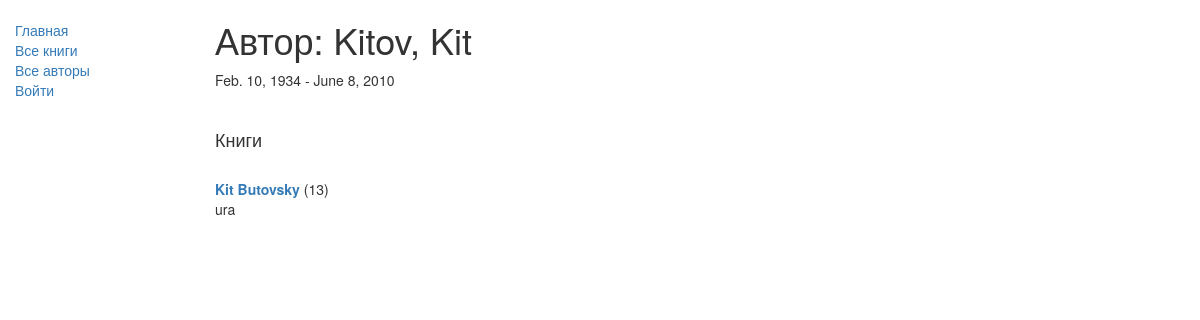
/catalog/author/3, run on an earlier commit of the app's database.
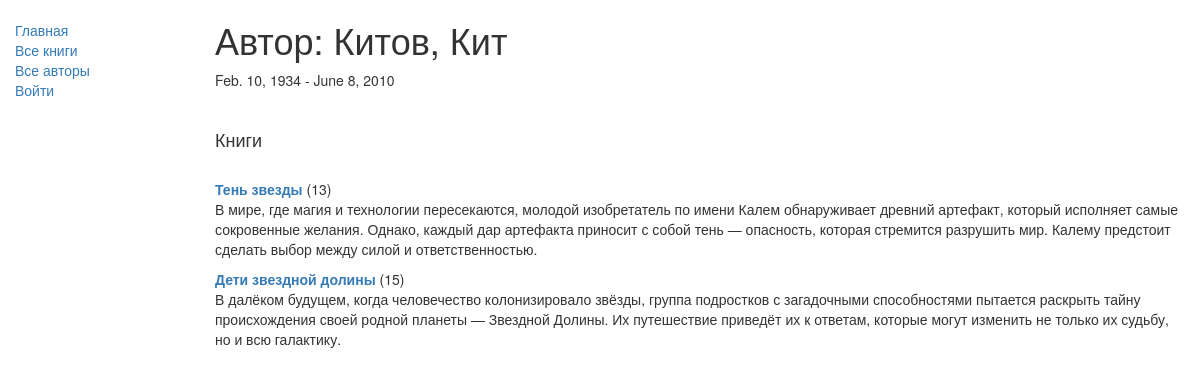
And on a later commit of the database.
### catalog/models.py (models this page shows, shortened)
class Author(models.Model):
    first_name = models.CharField(max_length=100)
    last_name = models.CharField(max_length=100)
    date_of_birth = models.DateField(null=True, blank=True)
    date_of_death = models.DateField('Died', null=True, blank=True)
    class Meta:
        ordering = ['last_name']

class Book(models.Model):
    title = models.CharField(max_length=200)
    author = models.ForeignKey('Author', on_delete=models.SET_NULL, null=True)
    summary = models.TextField(max_length=1000, help_text='Enter a brief description of the book')
    isbn = models.CharField('ISBN',
                            max_length=13,
                            help_text='13 Character <a href="https://www.isbn-international.org/content/what-isbn">ISBN number</a>')
    genre = models.ManyToManyField(Genre, help_text='Select a genre for this book')
    language = models.ForeignKey('Language', on_delete=models.SET_NULL, null=True)
    def display_genre(self):
        return ', '.join([ genre.name for genre in self.genre.all()[:3] ])
    display_genre.short_description = 'Genre'

### catalog/views.py (the view)
# urls.py: path('author/<int:pk>', views.AuthorDetailView.as_view(), name='author-detail'),
class AuthorDetailView(generic.DetailView):
    model = Author

### catalog/templates/catalog/author_detail.html
{% extends "base_generic.html" %}
{% block content %}
    <h1>Автор: {{ author.last_name }}, {{ author.first_name }}</h1>
    <p>
        {{ author.date_of_birth }} -
        {% if author.date_of_death %}
            {{ author.date_of_death }}
        {% endif %}
    </p>
    <br><h4>Книги</h4><br>
    {% for book in author.book_set.all %}
        <div>
            <a href="{% url 'book-detail' book.pk %}"><strong>{{ book.title }}</strong></a> ({{ book.id }})
            <p>{{ book.summary }}</p>
        </div>
    {% endfor %}
{% endblock %}

What changed in the data, as far as the page shows it:
changed Author: last_name "Kitov" → "Китов"; first_name "Kit" → "Кит"
changed Book id 13: title "Kit Butovsky" → "Тень звезды"; summary "ura" → "В мире, где магия и технологии пересекаются, молодой изобретатель по имени Калем обнаруживает древний артефакт, который исполняет самые сокровенные желания. Однако, каждый дар артефакта приносит с собой тень — опасность, которая стремится разрушить мир. Калему предстоит сделать выбор между силой и ответственностью."
added Book: title "Дети звездной долины", id "15", summary "В далёком будущем, когда человечество колонизировало звёзды, группа подростков с загадочными способностями пытается раскрыть тайну происхождения своей родной планеты — Звездной Долины. Их путешествие приведёт их к ответам, которые могут изменить не только их судьбу, но и всю галактику."
